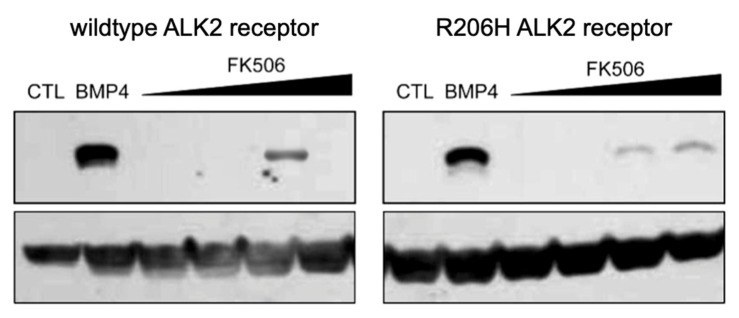
#> input picture examples/alk2_ai_band.jpg, 739 x 318 px; its folder holds only this picture in this run
$ python -i generic_duplicates.py   (imports and definitions only)
#> lines starting #> are read from the running program, lines starting #| are printed output that depends on the picture
#> further down, picture is the input picture: PIL image 739x318 RGB; mean R, G, B 201.5, 201.5, 201.5
"""Conservative, document-local image reuse checks for arbitrary scientific figures.

The checks establish visual reuse, not fabrication or research misconduct.
Whole-image only: cropped/moved internal patches are NOT covered here.
"""
from __future__ import annotations

import hashlib
from dataclasses import dataclass

import cv2
import numpy as np
from PIL import Image
from skimage.metrics import structural_similarity


@dataclass
class Fingerprint:
    pixels: str
    phash: int
    gray: np.ndarray
    information: float


def fingerprint(image: Image.Image) -> Fingerprint:
    rgb = np.asarray(image.convert("RGB"))
    height, width = rgb.shape[:2]
#> height = 318; width = 739
    # A hash of decoded pixels finds identical images across containers/metadata.
    exact = hashlib.sha256(f"{width}x{height}|".encode() + rgb.tobytes()).hexdigest()
    gray = cv2.cvtColor(rgb, cv2.COLOR_RGB2GRAY)
    small = cv2.resize(gray, (32, 32), interpolation=cv2.INTER_AREA).astype(np.float32)
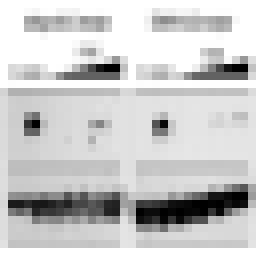
#> small: shape (32, 32) float32 (shown 8 times larger); min 0, max 255, mean 201.5
    dct = cv2.dct(small)
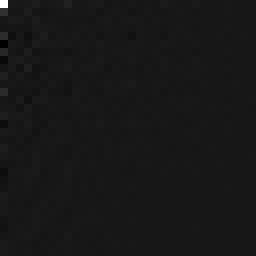
#> dct: shape (32, 32) float32 (shown 8 times larger); min -658.7, max 6447.6, mean 7.7; drawn with min black and max white
    block = dct[:8, :8].flatten()[1:]  # omit DC component
#> block = 63 values, max 719.9 at index 7, min -658.7 at index 39, mean 17.79
    median = float(np.median(block))
#> median = 3.58
    bits = 0
    for bit in block > median:
        bits = (bits << 1) | int(bit)
#> this loop made 63 passes
#> (bit, bits) on passes 3 to 14: (True, 7), (True, 15), (False, 30), (True, 61), (True, 123), (True, 247), (False, 494), (False, 988), (True, 1977), (False, 3954), (False, 7908), (False, 15816)
#> bits on passes 1 to 2: 1, 3
#> after the loop, bits = 8904014549425819752
    preview = cv2.resize(gray, (256, 256), interpolation=cv2.INTER_AREA)
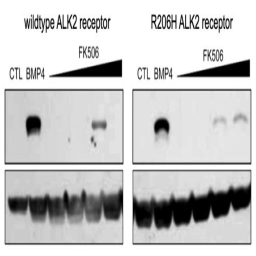
#> preview: shape (256, 256); min 0, max 255, mean 201.5
    hist = np.bincount(gray.ravel(), minlength=256).astype(np.float64)
#> hist = 256 values, max 72613 at index 255, min 92 at index 237, mean 918
    hist /= max(1, gray.size)
#> hist = 256 values, max 0.309 at index 255, min 0.000391 at index 237, mean 0.00391
    p = hist[hist > 0]
#> p has the same summary as hist
    entropy = float(-(p * np.log2(p)).sum())
#> entropy = 5.49
    return Fingerprint(exact, bits, preview, entropy)


# [47 lines left out: function find_image_reuse, not called in this run]

>>> from PIL import Image
>>> picture = Image.open('../examples/alk2_ai_band.jpg')
>>> result = fingerprint(picture)
